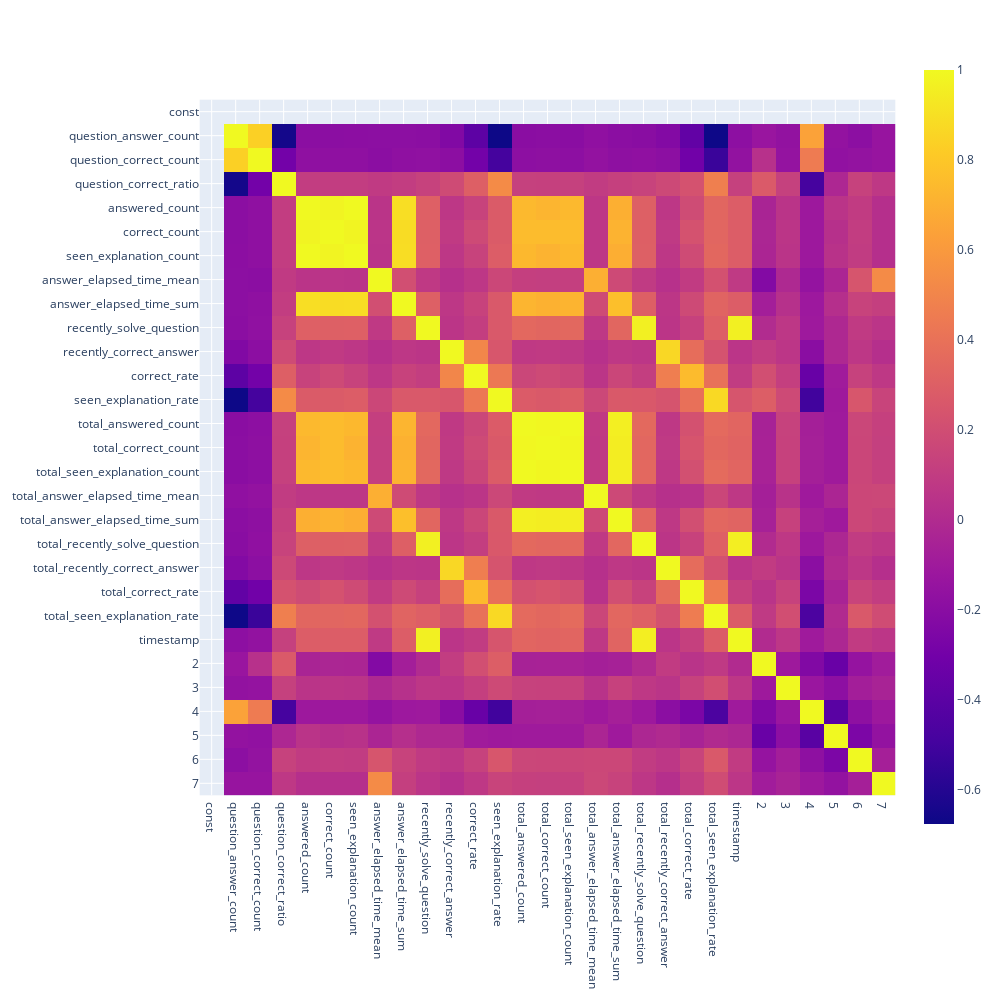

Source (notebook cell):
### Code cell
px.imshow(X.corr(), width = 1000, height = 1000)

### Figure 1 — Plotly figure (JSON) as saved in the notebook; plotly's stock layout.template omitted (floating-point values rounded to 4 significant figures; data arrays with more than 128 entries replaced by an {"elided": "..."} marker saying what was removed)
{"data": [{"coloraxis": "coloraxis", "hovertemplate": "x: %{x}<br>y: %{y}<br>color: %{z}<extra></extra>", "type": "heatmap", "x": ["const", "question_answer_count", "question_correct_count", "question_correct_ratio", "answered_count", "correct_count", "seen_explanation_count", "answer_elapsed_time_mean", "answer_elapsed_time_sum", "recently_solve_question", "recently_correct_answer", "correct_rate", "seen_explanation_rate", "total_answered_count", "total_correct_count", "total_seen_explanation_count", "total_answer_elapsed_time_mean", "total_answer_elapsed_time_sum", "total_recently_solve_question", "total_recently_correct_answer", "total_correct_rate", "total_seen_explanation_rate", "timestamp", 2, 3, 4, 5, 6, 7], "y": ["const", "question_answer_count", "question_correct_count", "question_correct_ratio", "answered_count", "correct_count", "seen_explanation_count", "answer_elapsed_time_mean", "answer_elapsed_time_sum", "recently_solve_question", "recently_correct_answer", "correct_rate", "seen_explanation_rate", "total_answered_count", "total_correct_count", "total_seen_explanation_count", "total_answer_elapsed_time_mean", "total_answer_elapsed_time_sum", "total_recently_solve_question", "total_recently_correct_answer", "total_correct_rate", "total_seen_explanation_rate", "timestamp", 2, 3, 4, 5, 6, 7], "z": {"elided": "29x29 float values"}}], "layout": {"coloraxis": {"colorscale": [[0, "#0d0887"], [0.1111, "#46039f"], [0.2222, "#7201a8"], [0.3333, "#9c179e"], [0.4444, "#bd3786"], [0.5556, "#d8576b"], [0.6667, "#ed7953"], [0.7778, "#fb9f3a"], [0.8889, "#fdca26"], [1, "#f0f921"]]}, "height": 1000, "margin": {"t": 60}, "width": 1000, "xaxis": {"autorange": true, "constrain": "domain", "domain": [0, 1], "range": [-0.5, 28.5], "scaleanchor": "y", "type": "category"}, "yaxis": {"autorange": true, "constrain": "domain", "domain": [0.0512, 0.9488], "range": [28.5, -0.5], "type": "category"}}}
